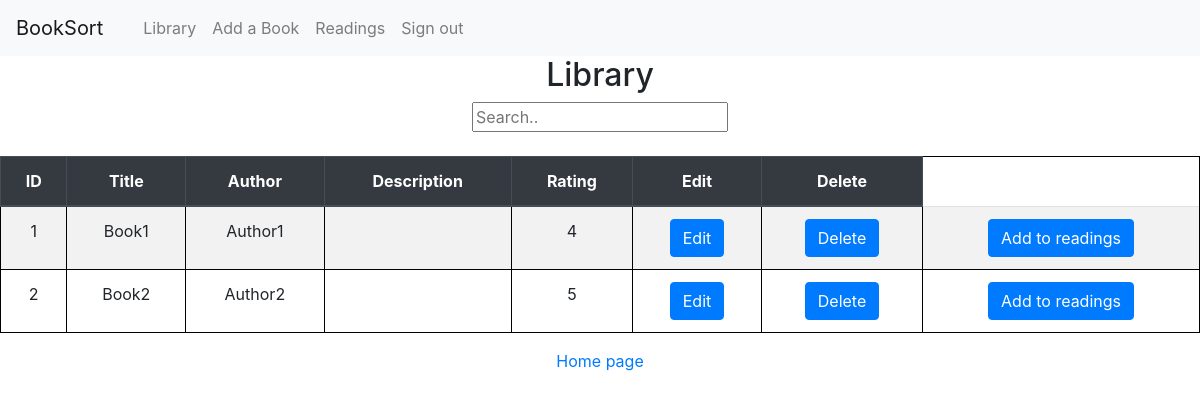
/library (signed in), run on an earlier commit of the app's database.
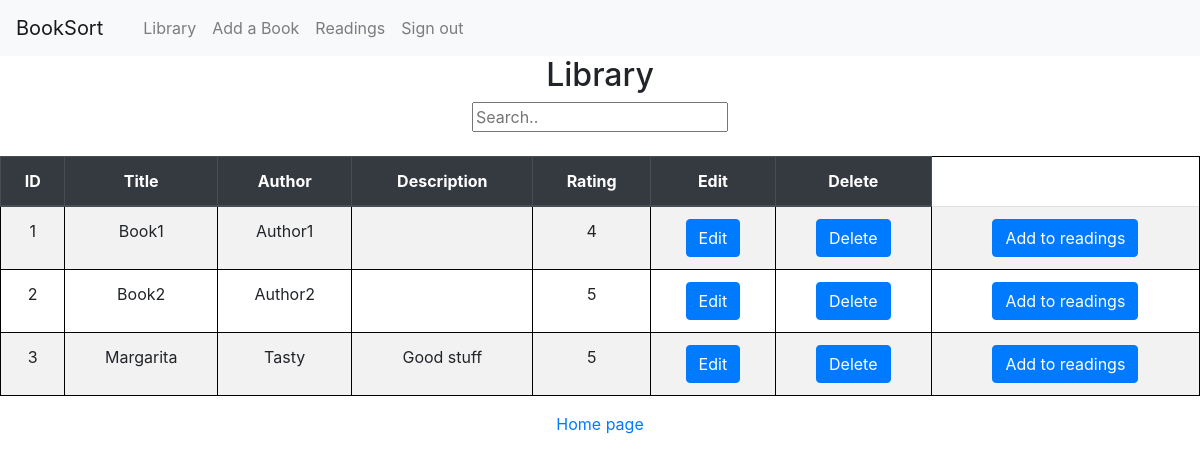
And on a later commit of the database.
### app/models.py (models this page shows)
class Book(db.Model, UserMixin):
    __tablename__ = 'books'
    id = db.Column(db.Integer, primary_key=True)
    title = db.Column(db.String(100), nullable=False)
    author = db.Column(db.String(100), nullable=False)
    description = db.Column(db.String(250), nullable=True)
    rating = db.Column(db.Integer)

### app/views.py (the view)
@app.route('/library', methods = ['GET'])
@login_required
def library():
    books = Book.query.all()
    return render_template('library.html', books=books)

### app/templates/library.html (shortened to what this page needs)
{% extends "base.html" %}
{% block content %}
<head>
</head>
    <h2>Library</h2>
    <input id="myInput" type="text" placeholder="Search..">
    <br><br>
    <table class="table table-striped">
        <thead class="thead-dark">
          <tr>
              <th>ID</th>
              <th>Title</th>
              <th>Author</th>
              <th>Description</th>
              <th>Rating</th>
              <th>Edit</th>
              <th>Delete</th>
          </tr>
        </thead>
        <tbody id="myTable">
           {% for book in books %}
                  <tr>
                      <td>{{book.id}}</td>
                      <td>{{book.title}}</td>
                      <td>{{book.author}}</td>
                      <td>{{book.description}}</td>
                      <td>{{book.rating}}</td>
                      <td><a href={{ url_for('edit_book', id=book.id) }}><input type="submit" value="Edit" class="btn btn-primary"></input></a></td>
                      <td><a href={{ url_for('delete_book', id=book.id) }}><input type="submit" value="Delete" class="btn btn-primary"></input></a></td>
                      <td><a href={{ url_for('add_to_readings', id=book.id) }}><input type="submit" value="Add to readings" class="btn btn-primary"></input></a></td>
                  </tr>
            {% endfor %}
        </tbody>
    </table>
    <p><a href={{ url_for('home_page') }}>Home page</a></p>
{% endblock %}

### app/templates/base.html (shortened to what this page needs)
<!DOCTYPE html>
<html>
  <head>
        <link rel="stylesheet" href="https://stackpath.bootstrapcdn.com/bootstrap/4.2.1/css/bootstrap.min.css">
        <link rel="stylesheet" type="text/css" href="{{ url_for('static', filename='css/style.css') }}">
  </head>
  <body>
   <nav class="navbar navbar-expand-sm navbar-light bg-light">
      <a class="navbar-brand" href="{{ url_for('member_home') }}">BookSort</a>
      <div class="collapse navbar-collapse" id="navbarSupportedContent">
        <ul class="navbar-nav mr-auto">
          <li class="nav-item"><a class="nav-link" href="/"> <span class="sr-only">(current)</span></a></li>
          <li class="nav-item"><a class="nav-link"  href={{ url_for('library') }}>Library</a></li>
          <li class="nav-item"><a class="nav-link" href={{ url_for('add_book') }}>Add a Book</a></li>
          <li class="nav-item"><a class="nav-link" href={{ url_for('readings') }}>Readings</a></li>
          <li class="nav-item"><a class="nav-link" href={{ url_for('logout') }}>Sign out</a></li>
        </ul>
      </div>
    </nav>
    <div>
      {% block content %}{% endblock %}
    </div>
  </body>
</html>

### app/static/css/style.css (style rules this page uses)
p { text-align: center; }
div { text-align: center; }

### app/templates/library.html (style rules this page uses)
table, th, td { border: 1px solid black; }

What changed in the data, as far as the page shows it:
added Book: id "3", title "Margarita", author "Tasty", description "Good stuff", rating "5"
